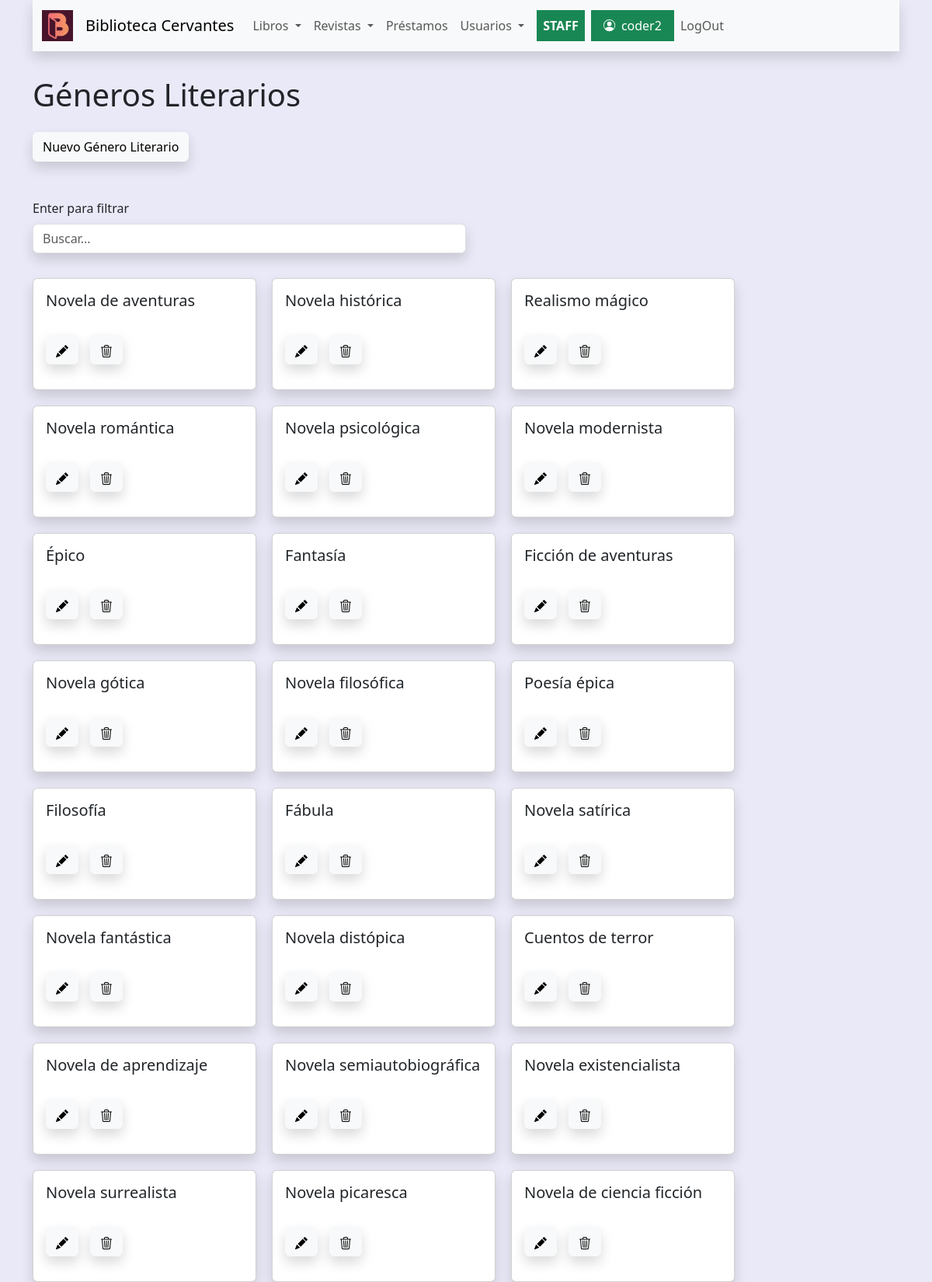
/libros/generos (signed in, upper part), run on the app's committed database.
### libros/models.py (models this page shows, shortened)
class Genero(models.Model):
    nombre=models.CharField(max_length=150)
    url=models.CharField(max_length=250, default='', null=True, blank=True)

### libros/views.py (the view)
# urls.py: path('generos',views.listargeneros,name='listargeneros'),
@login_required
def listargeneros(request):
    consulta=request.GET.get("consulta", None)
    if consulta:
        query = models.Genero.objects.filter(nombre__icontains=consulta)
    else:
        query=models.Genero.objects.all()
    context={'generos': query}
    return render(request, 'libros/listargeneros.html', context)

### libros/templates/libros/listargeneros.html (shortened to what this page needs)
{% extends 'core/base.html' %}
{% block title %}
    <h1>Géneros Literarios</h1>
{% endblock title %}
{% block content %}
{% if user.is_staff %}
<div style="display: flex;gap: 15px;" class="py-3 ">
    <div class="">
        <a class="btn btn-light shadow" href='{% url 'libros:creargenero' %}'>Nuevo Género Literario</a>
    </div>
</div>
{% endif %}
<div style="max-width: 50%;" class="py-2 ">
    <div class="py-lg-4" styles="width:40%">
        <form action="{% url 'libros:listargeneros' %}" method="get">
            <label class="form-label">Enter para filtrar</label>
            <input class="form-control shadow " type="text" name="consulta" placeholder="Buscar...">
        </form>
    </div>
</div>
<div style="display: flex; flex-wrap: wrap; gap: 20px;">
    {% for genero in generos  %}
        <div class="card shadow " style="width: 18rem;">
            <div class="card-body">
                <h5 class="card-title">{{genero.nombre}}</h5>
                {% if user.is_staff %}
                <div style="display: flex;gap: 15px;" class="py-3 ">
                    <div class="">
                        <a class="btn btn-light shadow" href='{% url 'libros:editargenero' genero.id %}'>
                        </a>
                    </div>
                    <div class="">
                        <a class="btn btn-light shadow" href='{% url 'libros:eliminagenero' genero.id %}'>
                        </a>
                    </div>
                </div>
                {% endif %}
            </div>
        </div>
    {% endfor %}
</div>
{% endblock content %}

### core/templates/core/components/navbar.html (shortened to what this page needs)
{% load static %}
<nav class="navbar shadow navbar-expand-lg bg-body-tertiary navfija" >
    <div class="container-fluid">
        <a class="navbar-brand" href="{% url 'core:home' %}">
            <img src= "{% static 'core/img/logo_color.png' %}" alt="BC" width="40" height="40">
        </a>
        <a class="navbar-brand" href="{% url 'core:home' %}">Biblioteca Cervantes</a>
      <div class="collapse navbar-collapse" id="navbarNavDropdown">
        <ul class="navbar-nav">
          {% if user.is_authenticated %}
          <li class="nav-item dropdown">
            <a class="nav-link dropdown-toggle" href="#" role="button" data-bs-toggle="dropdown" aria-expanded="false">
              Libros
            </a>
          </li>
          <li class="nav-item dropdown">
            <a class="nav-link dropdown-toggle" href="#" role="button" data-bs-toggle="dropdown" aria-expanded="false">
              Revistas
            </a>
          </li>
          {% if user.is_staff %}
          <li class="nav-item">
            <a class="nav-link" href="{% url 'prestamos:listarprestamos' %}">Préstamos</a>
          </li>
          <li class="nav-item dropdown">
            <a class="nav-link dropdown-toggle " href="#" role="button" data-bs-toggle="dropdown" aria-expanded="false">
              Usuarios
            </a>
          </li>
            <strong class="px-2">
              <span class="nav-link text-bg-success "> STAFF </span>
            </strong>
          {% endif %}
          <li class="nav-item">
            <span class="">
              <strong class="nav-link text-bg-success px-3">
                {{ user.username }}
              </strong>
            </span>
          </li>
          <li class="nav-item">
            <form action="{% url 'core:logout' %}" method="post">
              <input type="submit" class="nav-link" value="LogOut">
            </form>
          </li>
          {% endif %}
        </ul>
      </div>
    </div>
  </nav>

### core/static/core/css/styles.css (style rules this page uses)
.navfija { top: 0; position: sticky; z-index: 1000; }

### data on the page
Genero: nombre "Novela de aventuras"
Genero: nombre "Novela histórica"
Genero: nombre "Realismo mágico"
Genero: nombre "Novela romántica"
Genero: nombre "Novela psicológica"
Genero: nombre "Novela modernista"
Genero: nombre "Épico"
Genero: nombre "Fantasía"
Genero: nombre "Ficción de aventuras"
Genero: nombre "Novela gótica"
Genero: nombre "Novela filosófica"
Genero: nombre "Poesía épica"
Genero: nombre "Filosofía"
Genero: nombre "Fábula"
Genero: nombre "Novela satírica"
Genero: nombre "Novela fantástica"
Genero: nombre "Novela distópica"
Genero: nombre "Cuentos de terror"
Genero: nombre "Novela de aprendizaje"
Genero: nombre "Novela semiautobiográfica"
Genero: nombre "Novela existencialista"
Genero: nombre "Novela surrealista"
Genero: nombre "Novela picaresca"
Genero: nombre "Novela de ciencia ficción"

### other printed values
{{ user.username }} "coder2"
